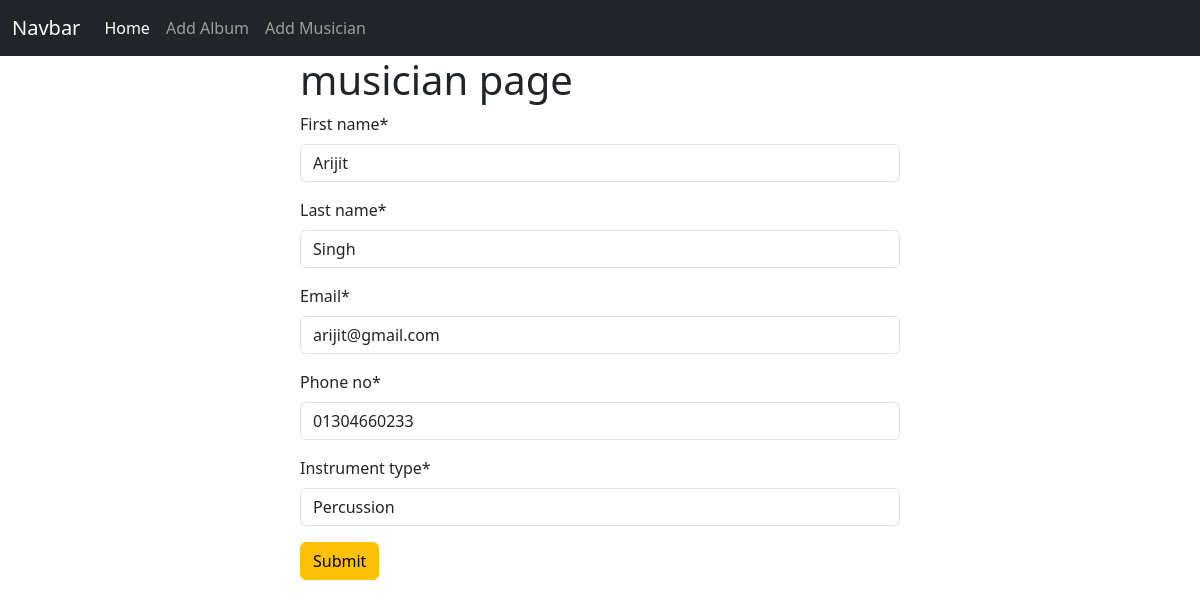
The page /musician/edit/1 on the database its author committed.
### musician/models.py (models this page shows, shortened)
class Musician(models.Model):
    first_name = models.CharField(max_length=100)
    last_name = models.CharField(max_length=100)
    email = models.EmailField(unique=True)
    phone_no = models.CharField(max_length=12)
    instrument_type = models.CharField(max_length=100)

### musician/views.py (the view)
# urls.py: path('edit/<int:id>',views.edit_music,name='edit_music'),
def edit_music(request,id):
    music=models.Musician.objects.get(pk=id)
    edit_music=forms.MusicianForm(instance=music)
    if request.method == 'POST':
        edit_music=forms.MusicianForm(request.POST,instance=music)
        if edit_music.is_valid():
            edit_music.save()
            return redirect('home')
    return render(request, 'add_music.html',{'form':edit_music})

### musician/forms.py
class MusicianForm(forms.ModelForm):
    class Meta:
        model = Musician
        fields = '__all__'

### musician/templates/add_music.html (shortened to what this page needs)
{% extends "base.html" %}
{%load crispy_forms_tags%}
{%block content%}
<form action="" style="width:50%;margin:auto" method='POST'>
  <h1>musician page</h1>
  {{form|crispy}}
  <button class="btn btn-warning">Submit</button>
</form>
{%endblock%}

### rows shown on the page
Musician: first_name "Arijit", last_name "Singh", email "arijit@gmail.com", phone_no "01304660233", instrument_type "Percussion"
